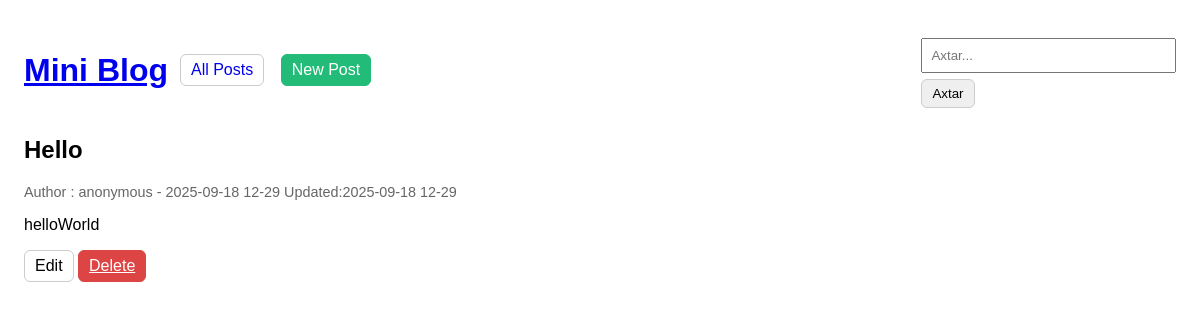
Page /post/hello on the committed database.
### blog/models.py (models this page shows, shortened)
class Post(models.Model):
    title=models.CharField(max_length=200)
    slug=models.SlugField(max_length=220,unique=True,blank=True)
    content=models.TextField()
    author=models.CharField(max_length=100,default='anonymous')
    created_at=models.DateTimeField(auto_now_add=True)
    updated_at=models.DateTimeField(auto_now=True)
    class Meta:
        ordering=['-created_at']
        indexes=[
            models.Index(fields=['slug']),
            models.Index(fields=['-created_at']),
        ]

### blog/views.py (the view)
# urls.py: path('post/<slug:slug>', views.post_detail_by_slug, name='post_detail'),
def post_detail_by_slug(request, slug:str):
    post=get_object_or_404(Post, slug=slug)
    return render(request, 'blog/post_detail.html', {'post': post})

### blog/templates/blog/post_detail.html (shortened to what this page needs)
{% extends "blog/base.html" %}
{% block content %}
    <article>
    <h2>{{ post.title }}</h2>
    <p class="muted">
        Author : {{ post.author }} - {{ post.created_at|date:"Y-m-d H-i" }}
        {%  if post.updated_at  %} Updated:{{ post.updated_at|date:"Y-m-d H-i" }} {% endif %}
    </p>
    <p>
        {{ post.content|linebreaks }}
    </p>
    </article>
    <p>
    <a class="btn">Edit</a>
    <a class="btn btn-danger" href="{% url 'blog:post_delete' post.pk %}">Delete</a>
    </p>
{% endblock %}

### blog/templates/blog/base.html (style rules this page uses)
body { font-family: sans-serif; margin: 24px; }
.btn { padding:6px 10px; border:1px solid #ccc; border-radius:6px; display:inline-block; }
.btn-danger { background:#d44; color:#fff; border-color:#d44; }
.muted { color:#666; font-size: 90%; }

### rows in the picture
Post: title "Hello", author "anonymous", created_at "2025-09-18 12-29", updated_at "2025-09-18 12-29", content "helloWorld"
